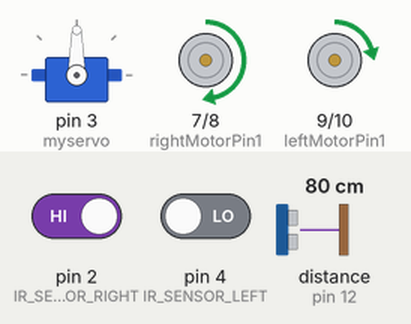
This sketch was run on a simulated Arduino Uno, built with avr-gcc and run on an emulated ATmega328P. Parts: servo, motor-driver pin pairs drawn as motors (green arrow = first pin HIGH = forward, orange = second pin HIGH = backward, longer = more drive, scaled by the enable pin). The test bench sets the inputs (shaded band); at power-on: pin 2 (IR_SENSOR_RIGHT) HIGH, distance to the obstacle (sensor on pin 12) 80 cm, pin 4 (IR_SENSOR_LEFT) LOW. The echo pulse lasts 58.3 µs per cm.

Above: at 6.2 s.
6.3 s: pin 2 (IR_SENSOR_RIGHT) driven LOW
At 7.5 s:
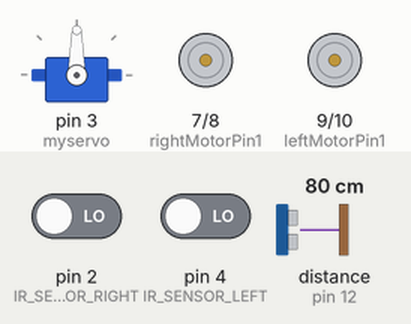
7.8 s: distance to the obstacle (sensor on pin 12) set to 33 cm
9.3 s: distance to the obstacle (sensor on pin 12) set to 27 cm
At 9.8 s:
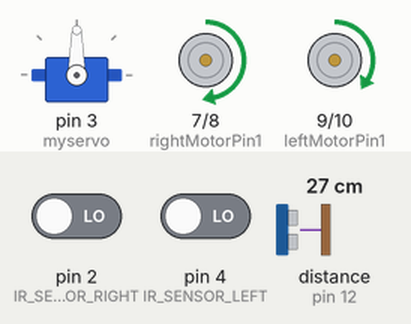
10.8 s: pin 4 (IR_SENSOR_LEFT) driven HIGH
At 12.0 s:
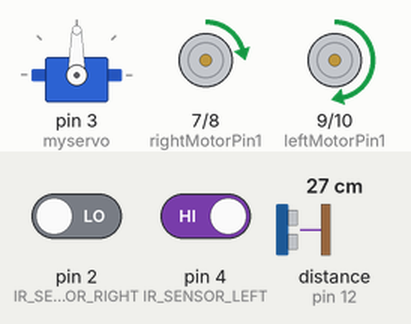
12.3 s: pin 4 (IR_SENSOR_LEFT) driven LOW
At 13.2 s:
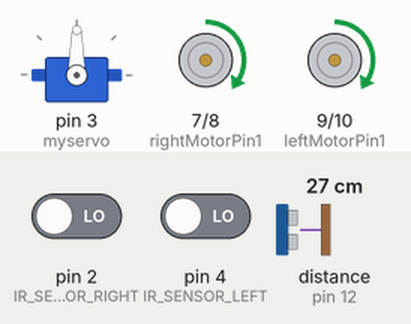
13.8 s: pin 2 (IR_SENSOR_RIGHT) driven HIGH
At 14.3 s:
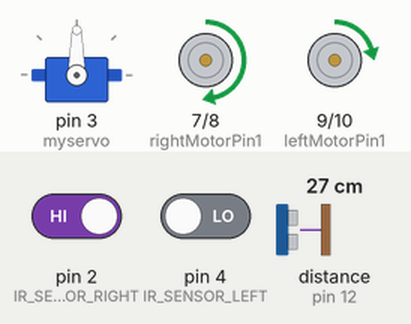
Timing chart, 0 to 16.3 s (numbered marks = the images above; inputs shaded):
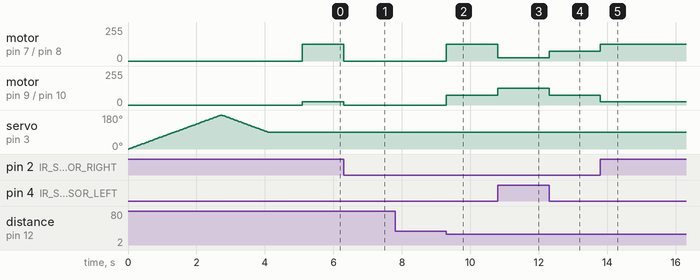

Measured:
- the behaviour switches between 31 and 30 cm on distance to the obstacle (sensor on pin 12) (found by bisection; images 1 and 2)
- after the input at 6.3 s, motor on pin 7 (rightMotorPin1) / pin 8 (rightMotorPin2): forward 125/255 → stopped at once; motor on pin 9 (leftMotorPin1) / pin 10 (leftMotorPin2): forward 25/255 → stopped at once
- after the input at 7.8 s, every drawn part: stays the same
- after the input at 9.3 s, motor on pin 7 (rightMotorPin1) / pin 8 (rightMotorPin2): stopped → forward 125/255 at once; motor on pin 9 (leftMotorPin1) / pin 10 (leftMotorPin2): stopped → forward 75/255 at once
- after the input at 10.8 s, motor on pin 7 (rightMotorPin1) / pin 8 (rightMotorPin2): forward 125/255 → forward 25/255 at once; motor on pin 9 (leftMotorPin1) / pin 10 (leftMotorPin2): forward 75/255 → forward 125/255 at once
- after the input at 12.3 s, motor on pin 7 (rightMotorPin1) / pin 8 (rightMotorPin2): forward 25/255 → forward 75/255 at once; motor on pin 9 (leftMotorPin1) / pin 10 (leftMotorPin2): forward 125/255 → forward 75/255 at once
- after the input at 13.8 s, motor on pin 7 (rightMotorPin1) / pin 8 (rightMotorPin2): forward 75/255 → forward 125/255 at once; motor on pin 9 (leftMotorPin1) / pin 10 (leftMotorPin2): forward 75/255 → forward 25/255 at once

The sketch:

Humanoid_Robot.ino
```cpp
#include <NewPing.h>
#include<Servo.h>
Servo myservo;

#define Trig 11
#define Echo 12

#define F_motor_speed 75
#define F_motor_speed_adj 50

#define min_distance 10
#define max_distance 30

#define IR_SENSOR_RIGHT 2
#define IR_SENSOR_LEFT 4

//Right motor
int enableRightMotor=5;
int rightMotorPin1=7;
int rightMotorPin2=8;

//Left motor
int enableLeftMotor=6;
int leftMotorPin1=9;
int leftMotorPin2=10;

NewPing mySensor(Trig, Echo, 400);
int pos=0;
void setup()
{
  // put your setup code here, to run once:
  myservo.attach(3);
  for(pos=0;pos<180;pos++){
    myservo.write(pos);
    delay(15);
  }
  for(pos=180;pos>=90;pos--){
    myservo.write(pos);
    delay(15);
  }
  delay(1000);


  pinMode(enableRightMotor, OUTPUT);
  pinMode(rightMotorPin1, OUTPUT);
  pinMode(rightMotorPin2, OUTPUT);

  pinMode(enableLeftMotor, OUTPUT);
  pinMode(leftMotorPin1, OUTPUT);
  pinMode(leftMotorPin2, OUTPUT);

  pinMode(IR_SENSOR_RIGHT, INPUT);
  pinMode(IR_SENSOR_LEFT, INPUT);
  rotateMotor(0,0);
}


void loop()
{
  int distance = mySensor.ping_cm();
  int rightIRSensorValue = digitalRead(IR_SENSOR_RIGHT);
  int leftIRSensorValue = digitalRead(IR_SENSOR_LEFT);


  if (rightIRSensorValue == 0 && leftIRSensorValue == 1 )
  {
      rotateMotor(F_motor_speed - F_motor_speed_adj, F_motor_speed + F_motor_speed_adj );
  }
  else if (rightIRSensorValue == 1 && leftIRSensorValue == 0 )
  {
      rotateMotor(F_motor_speed + F_motor_speed_adj, F_motor_speed - F_motor_speed_adj);
  }
  else if (distance >= min_distance && distance <= max_distance)
  {
    rotateMotor(F_motor_speed, F_motor_speed);
  }
  else
  {
    rotateMotor(0, 0);
  }
}


void rotateMotor(int rightMotorSpeed, int leftMotorSpeed)
{
  if (rightMotorSpeed < 0)
  {
    digitalWrite(rightMotorPin1,LOW);
    digitalWrite(rightMotorPin2,HIGH);
  }
  else if (rightMotorSpeed > 0)
  {
    digitalWrite(rightMotorPin1,HIGH);
    digitalWrite(rightMotorPin2,LOW);
  }
  else
  {
    digitalWrite(rightMotorPin1,LOW);
    digitalWrite(rightMotorPin2,LOW);
  }

  if (leftMotorSpeed < 0)
  {
    digitalWrite(leftMotorPin1,LOW);
    digitalWrite(leftMotorPin2,HIGH);
  }
  else if (leftMotorSpeed > 0)
  {
    digitalWrite(leftMotorPin1,HIGH);
    digitalWrite(leftMotorPin2,LOW);
  }
  else
  {
    digitalWrite(leftMotorPin1,LOW);
    digitalWrite(leftMotorPin2,LOW);
  }
  analogWrite(enableRightMotor, abs(rightMotorSpeed));
  analogWrite(enableLeftMotor, abs(leftMotorSpeed));
}
```
